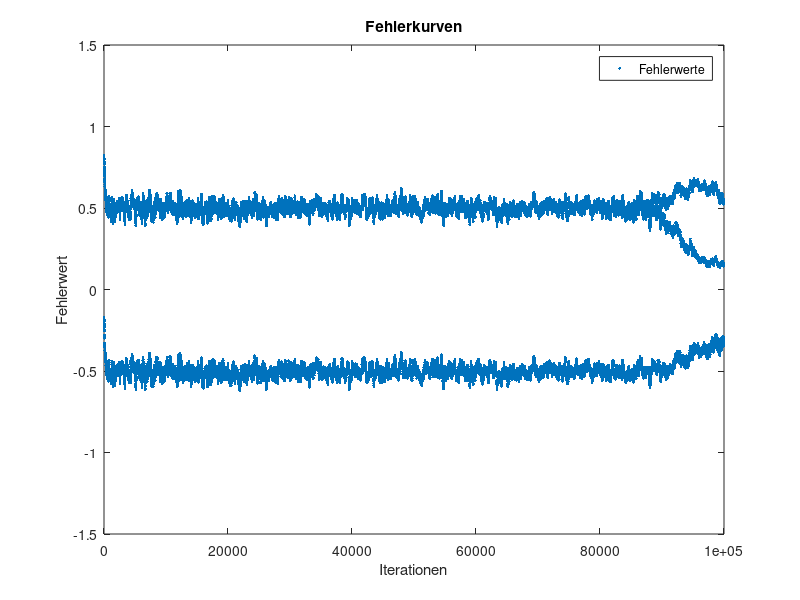
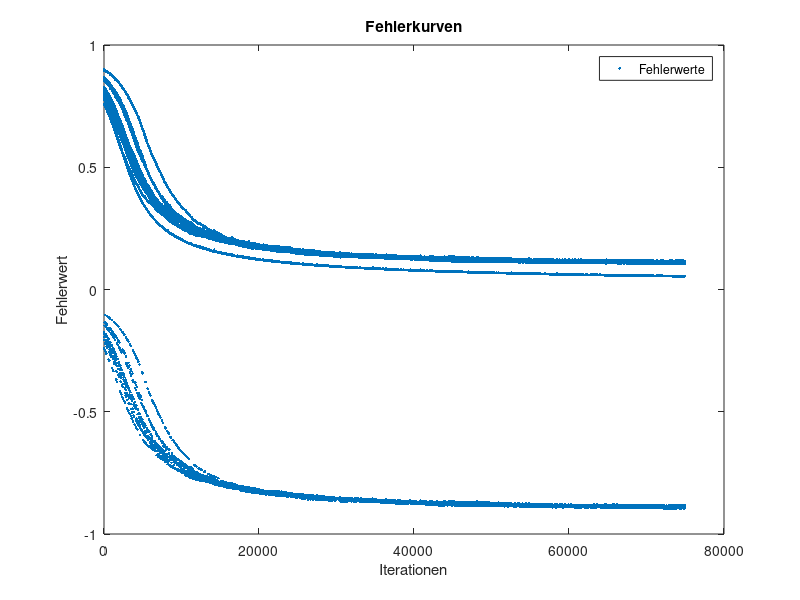
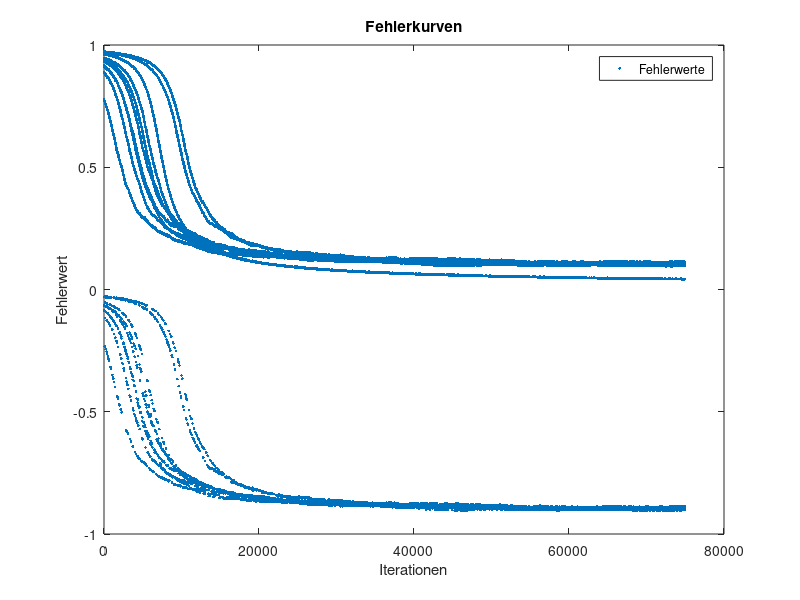
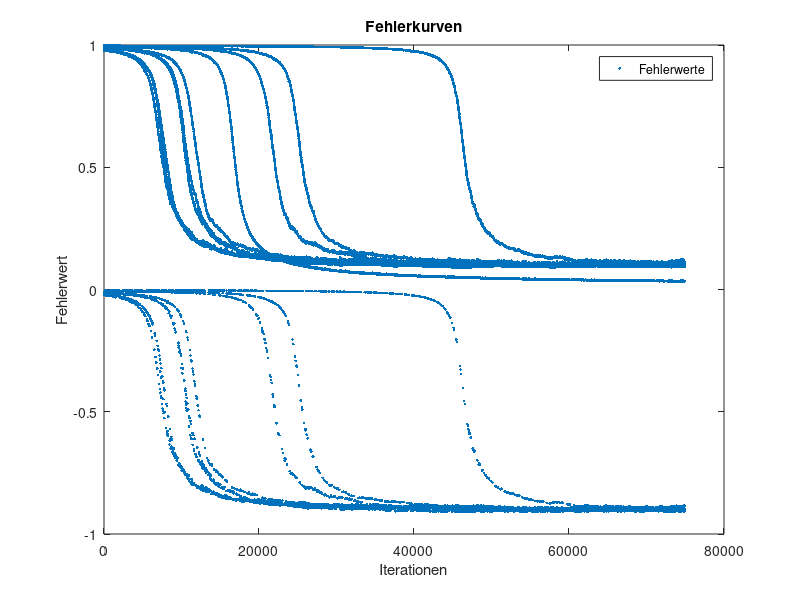

Reproduce these figures in MATLAB, in order.
% clean up
clear all
close all
clc

% load data
Training  = load('pendigits-training.txt');
Testing   = load('pendigits-testing.txt');

% Labels
labelsTraining = Training(:,17);
labelsTesting  = Testing(:,17);

% center training data
for index1 = 1:length(Training)
   for index2 = 1:16
      cTraining(index1,index2) = Training(index1,index2) / max(Training(index1,1:16));
   end
end

% center test data
for index1 = 1:length(Testing)
   for index2 = 1:16
      cTesting(index1,index2) = Testing(index1,index2) / max(Testing(index1,1:16));
   end
end

%%% Aufgabe 1 - XOR-Netzwerk mit Backpropagation trainieren %%%
W1_init    = rand(3,2);                     % random weights 3x2 from input to layer 1
W2_init    = rand(3,1);                     % random weights 3x1 from layer 1 to layer 2
LTD        = [1 1 0; 1 0 1; 0 1 1; 0 0 0];  % labeled training data
L          = [0; 1; 1; 0];                  % labels
ATD        = [1 1 1; 1 0 1; 0 1 1; 0 0 1];  % augmented data without labels
E1         = [];                            % error history for plot
e1         = 1;                             % just for e != 0

% set initial values
W1         = W1_init;
W2         = W2_init;
alpha      = 0.1;                          % learning rate
eq1        = 0.0001;                        % error quality

% learning
for runs=1:100000
    random             = randi(4);
    L0                 = ATD(random,:);
    label              = L(random,:);
        
    % forward pass
    % layer 1
    t                  = L0 * W1;
    perceptron1_layer1 = 1.0 / (1.0 + exp(-t(:,1)));
    perceptron2_layer1 = 1.0 / (1.0 + exp(-t(:,2)));
    out_layer1         = [perceptron1_layer1, perceptron2_layer1];
    
    % layer 2
    t                  = [perceptron1_layer1, perceptron2_layer1, 1]*W2;
    perceptron1_layer2 = 1.0 / (1.0 + exp(-t));
    out_layer2         = perceptron1_layer2;
    
    % error calculation
    e1                 = perceptron1_layer2 - label;
    E1                 = horzcat(E1,e1);
    
    % backward pass
    t1                 = L0 * W1;
    s11                = (1.0 / (1+exp(-t1(:,1))))*(1-(1 / (1+exp(-t1(:,1)))));
    s12                = (1.0 / (1+exp(-t1(:,2))))*(1-(1 / (1+exp(-t1(:,2)))));
    D1                 = [s11, 0; 0, s12];
    
    t2                 = [out_layer1, 1] * W2;
    s2                 = (1 / (1+exp(-t2)))*(1-(1 / (1+exp(-t2))));
    D2                 = s2;
    
    W2_                = W2(1:2,:);
    dW1                = -alpha*D1*W2_*D2*e1'*L0;
    dW2                = -alpha*D2*e1'*[out_layer1, 1];
    W1                 = W1 + dW1';
    W2                 = W2 + dW2';

end

needed_iterations = length(E1)

% plot
figure('NumberTitle','off','Name','Aufgabe 1');
plot(E1, '.')
title('Fehlerkurven');
xlabel('Iterationen');
ylabel('Fehlerwert');
axis([-0.1 needed_iterations -1.5 1.5]);
legend('Fehlerwerte');


%%% Aufgabe 2 - Handgeschriebene Zahlen klasssifizieren %%%

LTD        = horzcat(cTraining,labelsTraining);  % labeled training data
ATD        = horzcat(cTraining,ones(7494,1));    % augmented data without labels

% k = 2
E2         = [];           % error history for plot
e2         = 1;            % just for e != 0

% set initial values
W1         = rand(17,2);   % random weights 17x2 from layer 0 to layer 1
W2         = rand(3,10);   % random weights 3x10 from layer 1 to layer 2
alpha      = 0.01;         % learning rate
eq2        = 0.0001;       % error quality


for runs = 1:length(ATD)
    
    L0                = ATD(runs,:);
    label             = labelsTraining(runs);
        
    % forward pass
    % layer 1
    t                   = L0 * W1;
    perceptron01_layer1 = 1 / (1 + exp(-t(:,1)));
    perceptron02_layer1 = 1 / (1 + exp(-t(:,2)));
    
    out_layer1         = [perceptron01_layer1,perceptron02_layer1];
    
    % layer 2
    t                  = [out_layer1, 1]*W2;
    perceptron01_layer2 = 1 / (1 + exp(-t(1)));
    perceptron02_layer2 = 1 / (1 + exp(-t(2)));
    perceptron03_layer2 = 1 / (1 + exp(-t(3)));
    perceptron04_layer2 = 1 / (1 + exp(-t(4)));
    perceptron05_layer2 = 1 / (1 + exp(-t(5)));
    perceptron06_layer2 = 1 / (1 + exp(-t(6)));
    perceptron07_layer2 = 1 / (1 + exp(-t(7)));
    perceptron08_layer2 = 1 / (1 + exp(-t(8)));
    perceptron09_layer2 = 1 / (1 + exp(-t(9)));
    perceptron10_layer2 = 1 / (1 + exp(-t(10)));
    
    out_layer2         = [perceptron01_layer2,perceptron02_layer2,perceptron03_layer2,perceptron04_layer2,perceptron05_layer2,perceptron06_layer2,perceptron07_layer2,perceptron08_layer2,perceptron09_layer2,perceptron10_layer2];
    
    % error calculation
    labelVector = zeros(1,10);
    for labelIndex = 1:10
        if label == labelIndex
            labelVector(:,labelIndex) = 1;
        end
    end
    e2                 = out_layer2 - labelVector;
    E2                 = horzcat(E2,e2);
    
    
    % backward pass
    t1                 = L0 * W1;
    s11                = (1 / (1+exp(-t1(:,1))))*(1-(1 / (1+exp(-t1(:,1)))));
    s12                = (1 / (1+exp(-t1(:,2))))*(1-(1 / (1+exp(-t1(:,2)))));
       
    D1                 = [s11,0;
                          0,s12];
    
    t2                 = [out_layer1, 1] * W2;
    s201               = (1 / (1+exp(-t2(1))))*(1-(1 / (1+exp(-t2(1)))));
    s202               = (1 / (1+exp(-t2(2))))*(1-(1 / (1+exp(-t2(2)))));
    s203               = (1 / (1+exp(-t2(3))))*(1-(1 / (1+exp(-t2(3)))));
    s204               = (1 / (1+exp(-t2(4))))*(1-(1 / (1+exp(-t2(4)))));
    s205               = (1 / (1+exp(-t2(5))))*(1-(1 / (1+exp(-t2(5)))));
    s206               = (1 / (1+exp(-t2(6))))*(1-(1 / (1+exp(-t2(6)))));
    s207               = (1 / (1+exp(-t2(7))))*(1-(1 / (1+exp(-t2(7)))));
    s208               = (1 / (1+exp(-t2(8))))*(1-(1 / (1+exp(-t2(8)))));
    s209               = (1 / (1+exp(-t2(9))))*(1-(1 / (1+exp(-t2(9)))));
    s210               = (1 / (1+exp(-t2(10))))*(1-(1 / (1+exp(-t2(10)))));
    
    D2                 = [s201,0,0,0,0,0,0,0,0,0;
                          0,s202,0,0,0,0,0,0,0,0;
                          0,0,s203,0,0,0,0,0,0,0;
                          0,0,0,s204,0,0,0,0,0,0;
                          0,0,0,0,s205,0,0,0,0,0;
                          0,0,0,0,0,s206,0,0,0,0;
                          0,0,0,0,0,0,s207,0,0,0;
                          0,0,0,0,0,0,0,s208,0,0;
                          0,0,0,0,0,0,0,0,s209,0;
                          0,0,0,0,0,0,0,0,0,s210];
    
    W2_                = W2(1:2,:);
    dW1                = -alpha*D1*W2_*D2*e2'*L0;
    dW2                = -alpha*D2*e2'*[out_layer1, 1];
    W1                 = W1 + dW1';
    W2                 = W2 + dW2';

end

needed_iterations = length(E2)

% plot
figure('NumberTitle','off','Name','Aufgabe 2, k=2');
plot(E2, '.')
title('Fehlerkurven');
xlabel('Iterationen');
ylabel('Fehlerwert');
legend('Fehlerwerte');


% k = 4
E4         = [];           % error history for plot
e4         = 1;            % just for e != 0

% set initial values
W1         = rand(17,4);   % random weights 17x2 from layer 0 to layer 1
W2         = rand(5,10);   % random weights 5x10 from layer 1 to layer 2
alpha      = 0.01;         % learning rate

for runs = 1:length(ATD)
    
    L0                = ATD(runs,:);
    label             = labelsTraining(runs);
        
    % forward pass
    % layer 1
    t                   = L0 * W1;
    perceptron01_layer1 = 1 / (1 + exp(-t(:,1)));
    perceptron02_layer1 = 1 / (1 + exp(-t(:,2)));
    perceptron03_layer1 = 1 / (1 + exp(-t(:,3)));
    perceptron04_layer1 = 1 / (1 + exp(-t(:,4)));
    
    out_layer1         = [perceptron01_layer1,perceptron02_layer1,perceptron03_layer1,perceptron04_layer1];
    
    % layer 2
    t                  = [out_layer1, 1]*W2;
    perceptron01_layer2 = 1 / (1 + exp(-t(1)));
    perceptron02_layer2 = 1 / (1 + exp(-t(2)));
    perceptron03_layer2 = 1 / (1 + exp(-t(3)));
    perceptron04_layer2 = 1 / (1 + exp(-t(4)));
    perceptron05_layer2 = 1 / (1 + exp(-t(5)));
    perceptron06_layer2 = 1 / (1 + exp(-t(6)));
    perceptron07_layer2 = 1 / (1 + exp(-t(7)));
    perceptron08_layer2 = 1 / (1 + exp(-t(8)));
    perceptron09_layer2 = 1 / (1 + exp(-t(9)));
    perceptron10_layer2 = 1 / (1 + exp(-t(10)));
    
    out_layer2         = [perceptron01_layer2,perceptron02_layer2,perceptron03_layer2,perceptron04_layer2,perceptron05_layer2,perceptron06_layer2,perceptron07_layer2,perceptron08_layer2,perceptron09_layer2,perceptron10_layer2];
    
    % error calculation
    labelVector = zeros(1,10);
    for labelIndex = 1:10
        if label == labelIndex
            labelVector(:,labelIndex) = 1;
        end
    end
    e4                 = out_layer2 - labelVector;
    E4                 = horzcat(E4,e4);
    
    % backward pass
    t1                 = L0 * W1;
    s11                = (1 / (1+exp(-t1(:,1))))*(1-(1 / (1+exp(-t1(:,1)))));
    s12                = (1 / (1+exp(-t1(:,2))))*(1-(1 / (1+exp(-t1(:,2)))));
    s13                = (1 / (1+exp(-t1(:,3))))*(1-(1 / (1+exp(-t1(:,3)))));
    s14                = (1 / (1+exp(-t1(:,4))))*(1-(1 / (1+exp(-t1(:,4)))));
       
    D1                 = [s11,0,0,0;
                          0,s12,0,0;
                          0,0,s13,0;
                          0,0,0,s14];
    
    t2                 = [out_layer1, 1] * W2;
    s201               = (1 / (1+exp(-t2(1))))*(1-(1 / (1+exp(-t2(1)))));
    s202               = (1 / (1+exp(-t2(2))))*(1-(1 / (1+exp(-t2(2)))));
    s203               = (1 / (1+exp(-t2(3))))*(1-(1 / (1+exp(-t2(3)))));
    s204               = (1 / (1+exp(-t2(4))))*(1-(1 / (1+exp(-t2(4)))));
    s205               = (1 / (1+exp(-t2(5))))*(1-(1 / (1+exp(-t2(5)))));
    s206               = (1 / (1+exp(-t2(6))))*(1-(1 / (1+exp(-t2(6)))));
    s207               = (1 / (1+exp(-t2(7))))*(1-(1 / (1+exp(-t2(7)))));
    s208               = (1 / (1+exp(-t2(8))))*(1-(1 / (1+exp(-t2(8)))));
    s209               = (1 / (1+exp(-t2(9))))*(1-(1 / (1+exp(-t2(9)))));
    s210               = (1 / (1+exp(-t2(10))))*(1-(1 / (1+exp(-t2(10)))));
    
    D2                 = [s201,0,0,0,0,0,0,0,0,0;
                          0,s202,0,0,0,0,0,0,0,0;
                          0,0,s203,0,0,0,0,0,0,0;
                          0,0,0,s204,0,0,0,0,0,0;
                          0,0,0,0,s205,0,0,0,0,0;
                          0,0,0,0,0,s206,0,0,0,0;
                          0,0,0,0,0,0,s207,0,0,0;
                          0,0,0,0,0,0,0,s208,0,0;
                          0,0,0,0,0,0,0,0,s209,0;
                          0,0,0,0,0,0,0,0,0,s210];
    
    W2_                = W2(1:4,:);
    dW1                = -alpha*D1*W2_*D2*e4'*L0;
    dW2                = -alpha*D2*e4'*[out_layer1, 1];
    W1                 = W1 + dW1';
    W2                 = W2 + dW2';

end

needed_iterations = length(E4)

% plot
figure('NumberTitle','off','Name','Aufgabe 2, k=4');
plot(E4, '.')
title('Fehlerkurven');
xlabel('Iterationen');
ylabel('Fehlerwert');
legend('Fehlerwerte');


% k = 8
E8         = [];           % error history for plot
e8         = 1;            % just for e != 0

% set initial values
W1         = rand(17,8);   % random weights 17x2 from layer 0 to layer 1
W2         = rand(9,10);   % random weights 3x10 from layer 1 to layer 2
alpha      = 0.01;         % learning rate

for runs = 1:length(ATD)
    
    L0     = ATD(runs,:);
    label  = labelsTraining(runs);
        
    % forward pass
    % layer 1
    t                   = L0 * W1;
    perceptron01_layer1 = 1 / (1 + exp(-t(:,1)));
    perceptron02_layer1 = 1 / (1 + exp(-t(:,2)));
    perceptron03_layer1 = 1 / (1 + exp(-t(:,3)));
    perceptron04_layer1 = 1 / (1 + exp(-t(:,4)));
    perceptron05_layer1 = 1 / (1 + exp(-t(:,5)));
    perceptron06_layer1 = 1 / (1 + exp(-t(:,6)));
    perceptron07_layer1 = 1 / (1 + exp(-t(:,7)));
    perceptron08_layer1 = 1 / (1 + exp(-t(:,8)));
    
    out_layer1         = [perceptron01_layer1,perceptron02_layer1,perceptron03_layer1,perceptron04_layer1,perceptron05_layer1,perceptron06_layer1,perceptron07_layer1,perceptron08_layer1];
    
    % layer 2
    t                  = [out_layer1, 1]*W2;
    perceptron01_layer2 = 1 / (1 + exp(-t(1)));
    perceptron02_layer2 = 1 / (1 + exp(-t(2)));
    perceptron03_layer2 = 1 / (1 + exp(-t(3)));
    perceptron04_layer2 = 1 / (1 + exp(-t(4)));
    perceptron05_layer2 = 1 / (1 + exp(-t(5)));
    perceptron06_layer2 = 1 / (1 + exp(-t(6)));
    perceptron07_layer2 = 1 / (1 + exp(-t(7)));
    perceptron08_layer2 = 1 / (1 + exp(-t(8)));
    perceptron09_layer2 = 1 / (1 + exp(-t(9)));
    perceptron10_layer2 = 1 / (1 + exp(-t(10)));
    
    out_layer2         = [perceptron01_layer2,perceptron02_layer2,perceptron03_layer2,perceptron04_layer2,perceptron05_layer2,perceptron06_layer2,perceptron07_layer2,perceptron08_layer2,perceptron09_layer2,perceptron10_layer2];
    
    % error calculation
    labelVector = zeros(1,10);
    for labelIndex = 1:10
        if label == labelIndex
            labelVector(:,labelIndex) = 1;
        end
    end
    e8                 = out_layer2 - labelVector;
    E8                 = horzcat(E8,e8);
    
    
    % backward pass
    t1                 = L0 * W1;
    s11                = (1 / (1+exp(-t1(:,1))))*(1-(1 / (1+exp(-t1(:,1)))));
    s12                = (1 / (1+exp(-t1(:,2))))*(1-(1 / (1+exp(-t1(:,2)))));
    s13                = (1 / (1+exp(-t1(:,3))))*(1-(1 / (1+exp(-t1(:,3)))));
    s14                = (1 / (1+exp(-t1(:,4))))*(1-(1 / (1+exp(-t1(:,4)))));
    s15                = (1 / (1+exp(-t1(:,5))))*(1-(1 / (1+exp(-t1(:,5)))));
    s16                = (1 / (1+exp(-t1(:,6))))*(1-(1 / (1+exp(-t1(:,6)))));
    s17                = (1 / (1+exp(-t1(:,7))))*(1-(1 / (1+exp(-t1(:,7)))));
    s18                = (1 / (1+exp(-t1(:,8))))*(1-(1 / (1+exp(-t1(:,8)))));
       
    D1                 = [s11,0,0,0,0,0,0,0;
                          0,s12,0,0,0,0,0,0;
                          0,0,s13,0,0,0,0,0;
                          0,0,0,s14,0,0,0,0;
                          0,0,0,0,s15,0,0,0;
                          0,0,0,0,0,s16,0,0;
                          0,0,0,0,0,0,s17,0;
                          0,0,0,0,0,0,0,s18];
    
    t2                 = [out_layer1, 1] * W2;
    s201               = (1 / (1+exp(-t2(1))))*(1-(1 / (1+exp(-t2(1)))));
    s202               = (1 / (1+exp(-t2(2))))*(1-(1 / (1+exp(-t2(2)))));
    s203               = (1 / (1+exp(-t2(3))))*(1-(1 / (1+exp(-t2(3)))));
    s204               = (1 / (1+exp(-t2(4))))*(1-(1 / (1+exp(-t2(4)))));
    s205               = (1 / (1+exp(-t2(5))))*(1-(1 / (1+exp(-t2(5)))));
    s206               = (1 / (1+exp(-t2(6))))*(1-(1 / (1+exp(-t2(6)))));
    s207               = (1 / (1+exp(-t2(7))))*(1-(1 / (1+exp(-t2(7)))));
    s208               = (1 / (1+exp(-t2(8))))*(1-(1 / (1+exp(-t2(8)))));
    s209               = (1 / (1+exp(-t2(9))))*(1-(1 / (1+exp(-t2(9)))));
    s210               = (1 / (1+exp(-t2(10))))*(1-(1 / (1+exp(-t2(10)))));
    
    D2                 = [s201,0,0,0,0,0,0,0,0,0;
                          0,s202,0,0,0,0,0,0,0,0;
                          0,0,s203,0,0,0,0,0,0,0;
                          0,0,0,s204,0,0,0,0,0,0;
                          0,0,0,0,s205,0,0,0,0,0;
                          0,0,0,0,0,s206,0,0,0,0;
                          0,0,0,0,0,0,s207,0,0,0;
                          0,0,0,0,0,0,0,s208,0,0;
                          0,0,0,0,0,0,0,0,s209,0;
                          0,0,0,0,0,0,0,0,0,s210];
    
    W2_                = W2(1:8,:);
    dW1                = -alpha*D1*W2_*D2*e8'*L0;
    dW2                = -alpha*D2*e8'*[out_layer1, 1];
    W1                 = W1 + dW1';
    W2                 = W2 + dW2';

end

needed_iterations = length(E8)

% plot
figure('NumberTitle','off','Name','Aufgabe 2, k=8');
plot(E8, '.')
title('Fehlerkurven');
xlabel('Iterationen');
ylabel('Fehlerwert');
legend('Fehlerwerte');


% k = 10
E10        = [];           % error history for plot
e10        = 1;            % just for e != 0

% set initial values
W1         = rand(17,10);  % random weights 17x2 from layer 0 to layer 1
W2         = rand(11,10);  % random weights 3x10 from layer 1 to layer 2
alpha      = 0.01;         % learning rate

for runs = 1:length(ATD)
    
    L0                = ATD(runs,:);
    label             = labelsTraining(runs);
        
    % forward pass
    % layer 1
    t                   = L0 * W1;
    perceptron01_layer1 = 1 / (1 + exp(-t(:,1)));
    perceptron02_layer1 = 1 / (1 + exp(-t(:,2)));
    perceptron03_layer1 = 1 / (1 + exp(-t(:,3)));
    perceptron04_layer1 = 1 / (1 + exp(-t(:,4)));
    perceptron05_layer1 = 1 / (1 + exp(-t(:,5)));
    perceptron06_layer1 = 1 / (1 + exp(-t(:,6)));
    perceptron07_layer1 = 1 / (1 + exp(-t(:,7)));
    perceptron08_layer1 = 1 / (1 + exp(-t(:,8)));
    perceptron09_layer1 = 1 / (1 + exp(-t(:,9)));
    perceptron10_layer1 = 1 / (1 + exp(-t(:,10)));
    
    out_layer1         = [perceptron01_layer1,perceptron02_layer1,perceptron03_layer1,perceptron04_layer1,perceptron05_layer1,perceptron06_layer1,perceptron07_layer1,perceptron08_layer1,perceptron09_layer1,perceptron10_layer1];
    
    % layer 2
    t                  = [out_layer1, 1]*W2;
    perceptron01_layer2 = 1 / (1 + exp(-t(1)));
    perceptron02_layer2 = 1 / (1 + exp(-t(2)));
    perceptron03_layer2 = 1 / (1 + exp(-t(3)));
    perceptron04_layer2 = 1 / (1 + exp(-t(4)));
    perceptron05_layer2 = 1 / (1 + exp(-t(5)));
    perceptron06_layer2 = 1 / (1 + exp(-t(6)));
    perceptron07_layer2 = 1 / (1 + exp(-t(7)));
    perceptron08_layer2 = 1 / (1 + exp(-t(8)));
    perceptron09_layer2 = 1 / (1 + exp(-t(9)));
    perceptron10_layer2 = 1 / (1 + exp(-t(10)));
    
    out_layer2         = [perceptron01_layer2,perceptron02_layer2,perceptron03_layer2,perceptron04_layer2,perceptron05_layer2, perceptron06_layer2,perceptron07_layer2,perceptron08_layer2,perceptron09_layer2,perceptron10_layer2];
    
    % error calculation
    labelVector = zeros(1,10);
    for labelIndex = 1:10
        if label == labelIndex
            labelVector(:,labelIndex) = 1;
        end
    end
    e10                = out_layer2 - labelVector;
    E10                = horzcat(E10,e10);
    
    % backward pass
    t1                 = L0 * W1;
    s101               = (1 / (1+exp(-t1(:,1))))*(1-(1 / (1+exp(-t1(:,1)))));
    s102               = (1 / (1+exp(-t1(:,2))))*(1-(1 / (1+exp(-t1(:,2)))));
    s103               = (1 / (1+exp(-t1(:,3))))*(1-(1 / (1+exp(-t1(:,3)))));
    s104               = (1 / (1+exp(-t1(:,4))))*(1-(1 / (1+exp(-t1(:,4)))));
    s105               = (1 / (1+exp(-t1(:,5))))*(1-(1 / (1+exp(-t1(:,5)))));
    s106               = (1 / (1+exp(-t1(:,6))))*(1-(1 / (1+exp(-t1(:,6)))));
    s107               = (1 / (1+exp(-t1(:,7))))*(1-(1 / (1+exp(-t1(:,7)))));
    s108               = (1 / (1+exp(-t1(:,8))))*(1-(1 / (1+exp(-t1(:,8)))));
    s109               = (1 / (1+exp(-t1(:,9))))*(1-(1 / (1+exp(-t1(:,9)))));
    s110               = (1 / (1+exp(-t1(:,10))))*(1-(1 / (1+exp(-t1(:,10)))));
       
    D1                 = [s101,0,0,0,0,0,0,0,0,0;
                          0,s102,0,0,0,0,0,0,0,0;
                          0,0,s103,0,0,0,0,0,0,0;
                          0,0,0,s104,0,0,0,0,0,0;
                          0,0,0,0,s105,0,0,0,0,0;
                          0,0,0,0,0,s106,0,0,0,0;
                          0,0,0,0,0,0,s107,0,0,0;
                          0,0,0,0,0,0,0,s108,0,0;
                          0,0,0,0,0,0,0,0,s109,0;
                          0,0,0,0,0,0,0,0,0,s110];
    
    t2                 = [out_layer1, 1] * W2;
    s201               = (1 / (1+exp(-t2(1))))*(1-(1 / (1+exp(-t2(1)))));
    s202               = (1 / (1+exp(-t2(2))))*(1-(1 / (1+exp(-t2(2)))));
    s203               = (1 / (1+exp(-t2(3))))*(1-(1 / (1+exp(-t2(3)))));
    s204               = (1 / (1+exp(-t2(4))))*(1-(1 / (1+exp(-t2(4)))));
    s205               = (1 / (1+exp(-t2(5))))*(1-(1 / (1+exp(-t2(5)))));
    s206               = (1 / (1+exp(-t2(6))))*(1-(1 / (1+exp(-t2(6)))));
    s207               = (1 / (1+exp(-t2(7))))*(1-(1 / (1+exp(-t2(7)))));
    s208               = (1 / (1+exp(-t2(8))))*(1-(1 / (1+exp(-t2(8)))));
    s209               = (1 / (1+exp(-t2(9))))*(1-(1 / (1+exp(-t2(9)))));
    s210               = (1 / (1+exp(-t2(10))))*(1-(1 / (1+exp(-t2(10)))));
    
    D2                 = [s201,0,0,0,0,0,0,0,0,0;
                          0,s202,0,0,0,0,0,0,0,0;
                          0,0,s203,0,0,0,0,0,0,0;
                          0,0,0,s204,0,0,0,0,0,0;
                          0,0,0,0,s205,0,0,0,0,0;
                          0,0,0,0,0,s206,0,0,0,0;
                          0,0,0,0,0,0,s207,0,0,0;
                          0,0,0,0,0,0,0,s208,0,0;
                          0,0,0,0,0,0,0,0,s209,0;
                          0,0,0,0,0,0,0,0,0,s210];
    
    W2_                = W2(1:10,:);
    dW1                = -alpha*D1*W2_*D2*e10'*L0;
    dW2                = -alpha*D2*e10'*[out_layer1, 1];
    W1                 = W1 + dW1';
    W2                 = W2 + dW2';

end

needed_iterations = length(E10)

% plot
figure('NumberTitle','off','Name','Aufgabe 2, k=10');
plot(E10, '.')
title('Fehlerkurven');
xlabel('Iterationen');
ylabel('Fehlerwert');
legend('Fehlerwerte');
